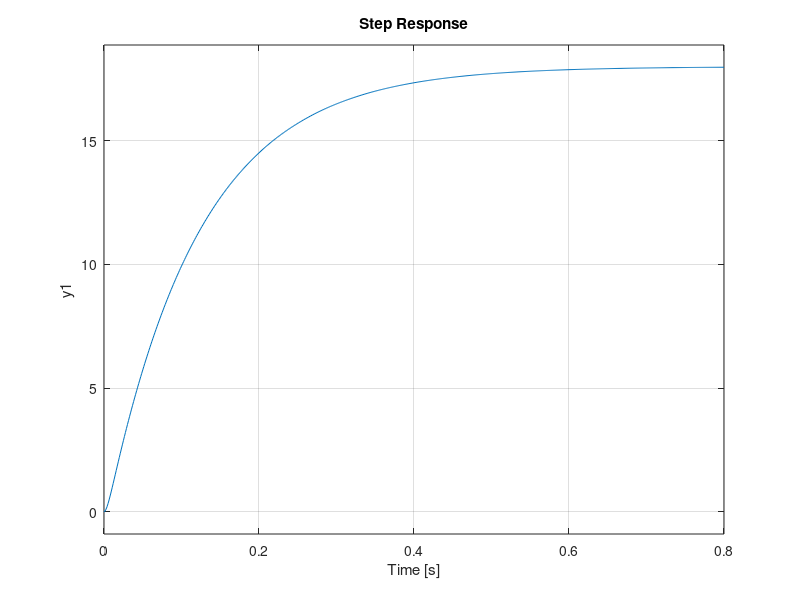
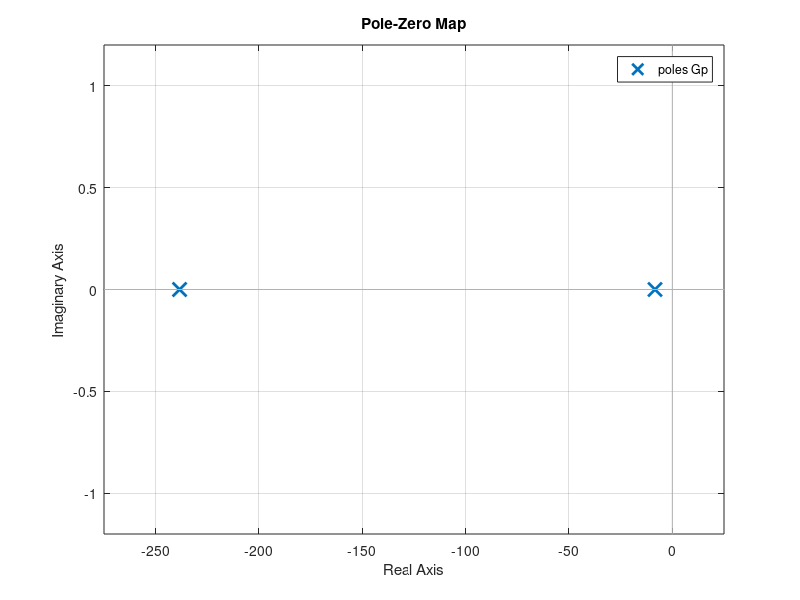
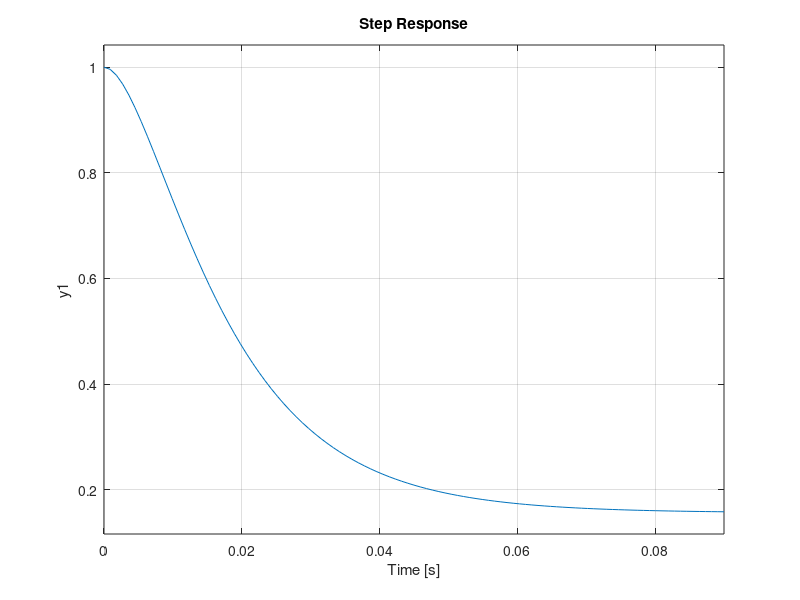
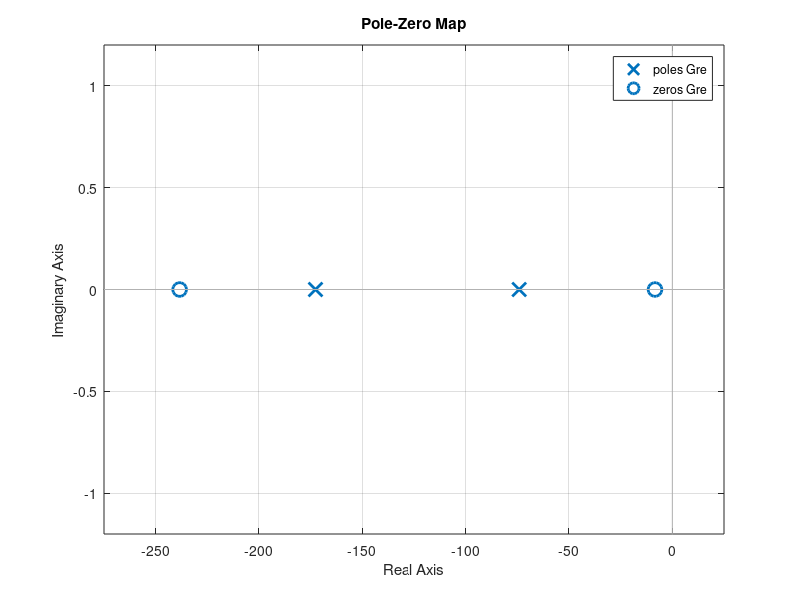

Source code (MATLAB) for these figures, in order:
% J.Williams
% University of Wisconsin-Madison
% EPD629: Powertrain Systems and Controls
% Assignement 05
% 2022-02-26

close all;
clear; clc;
 
s = tf('s')  % Define s for symbolic transfer function format
 
% Calibration parameters
Kt = 0.063;  % Nm/A
Kb = Kt;  % V/(rad/s)
L = 1e-3;  % H
R = 0.35;  % Ohm
J = 50e-6;  % kg*m^2
b = 0.001;  % Nm/(rad/s)
K = 0.1;  % Nm/rad
ArmatureVoltage = 10;  % Magnitude of input voltage step (V)
Kprop = 3;  % Controller proportional gain
Kint = 1.5;  % Controller integral gain

G1 = Kt/R % Simplified from Kt/(L*s+R) since assume happens quickly so can ignore inductor
G2 = 1/(J*s)
G2 = feedback(G2, b)
G2 = feedback(G2/s, K)
Gp = feedback(G1*G2, Kb*s) % Plant transfer function
figure(1)
step(ArmatureVoltage*Gp)
figure(2)
pzmap(Gp)


% Part 2: 
% Error for Step Input with proportional control
Gc = Kprop % Controller transfer function
Gre = feedback(1, Gc*Gp) % Error transfer function for reference input
figure(3)
step(Gre)
figure(4)
pzmap(Gre)
erss = dcgain(Gre) % Steady-state error for unit step reference input

% Part 3:
% Error for Torque Step Disturbance with Proportional Control
Gc = Kprop % Controller transfer function
Gde = -R/Kt*feedback(Gp,Gc) % Error transfer function for disturbance
figure(5)
step(Gde)
figure(6)
pzmap(Gde)
edss = dcgain(Gde) % Steady state error for unit step disturbance

% Part 4:
% Error for step input with integral control
Gc = Kint/s % Controller transfer function
Gre = feedback(1, Gc*Gp) % Error transfer function for reference input
figure(7)
step(Gre)
figure(8)
pzmap(Gre)
erss = dcgain(Gre) % Steady-state error for unit step reference input

% Part 5:
% Error for step disturbance with integral control
Gc = Kint/s % Controller transfer function
Gde = -R/Kt*feedback(Gp,Gc) % Error transfer function for disturbance
figure(9)
step(Gde)
figure(10)
pzmap(Gde)
edss = dcgain(Gde) % Steady state error for unit step disturbance

